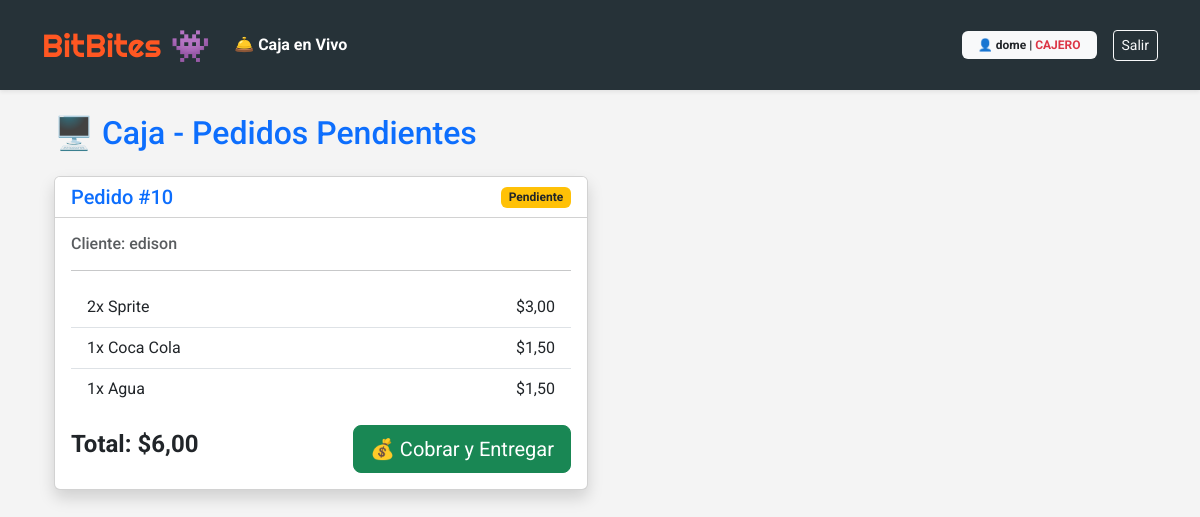
The app's page /caja/ (signed in) with its own data.
### core/models.py (models this page shows, shortened)
class Usuario(AbstractUser):
    rol = models.CharField(max_length=20, choices=ROLES, default='cliente')
    email = models.EmailField(unique=True)

class Pedido(models.Model):
    ESTADOS = (
        ('carrito', 'En Carrito'),
        ('pendiente', 'Pendiente'),
        ('entregado', 'Entregado'),
    )
    usuario = models.ForeignKey(Usuario, on_delete=models.CASCADE)
    fecha = models.DateTimeField(auto_now_add=True)
    estado = models.CharField(max_length=20, choices=ESTADOS, default='carrito')
    total = models.DecimalField(max_digits=10, decimal_places=2, default=0)
    cajero_encargado = models.ForeignKey(
        Usuario,
        on_delete=models.SET_NULL,
        null=True,
        blank=True,
        related_name='pedidos_aprobados'
    )

class DetallePedido(models.Model):
    pedido = models.ForeignKey(Pedido, on_delete=models.CASCADE)
    producto = models.ForeignKey(Producto, on_delete=models.CASCADE)
    cantidad = models.IntegerField(default=1)
    precio_unitario = models.DecimalField(max_digits=10, decimal_places=2)
    @property
    def subtotal(self):
        return self.cantidad * self.precio_unitario

class Producto(models.Model):
    nombre = models.CharField(max_length=100)
    descripcion = models.TextField()
    precio = models.DecimalField(max_digits=10, decimal_places=2)
    stock = models.IntegerField(default=0)
    categoria = models.ForeignKey(Categoria, on_delete=models.CASCADE)

### core/views.py (the view)
# urls.py: path('caja/', views.panel_cajero, name='panel_cajero'),
@login_required
def panel_cajero(request):
    if request.user.rol not in ['cajero', 'admin'] and not request.user.is_superuser:
        return redirect('home')
    pedidos = Pedido.objects.filter(estado='pendiente').order_by('-fecha')
    return render(request, 'panel_cajero.html', {'pedidos': pedidos})

### core/templates/panel_cajero.html
{% extends 'base.html' %}
{% block content %}
<div class="container">
    <h2 class="text-primary mb-4">🖥️ Caja - Pedidos Pendientes</h2>
    <div class="row">
        {% for pedido in pedidos %}
        <div class="col-md-6 mb-4">
            <div class="card shadow border-left-primary">
                <div class="card-header bg-white d-flex justify-content-between align-items-center">
                    <h5 class="m-0 font-weight-bold text-primary">Pedido #{{ pedido.id }}</h5>
                    <span class="badge bg-warning text-dark">{{ pedido.get_estado_display }}</span>
                </div>
                <div class="card-body">
                    <h6 class="text-muted">Cliente: {{ pedido.usuario.username }}</h6>
                    <hr>
                    <ul class="list-group list-group-flush mb-3">
                        {% for item in pedido.detallepedido_set.all %}
                            <li class="list-group-item d-flex justify-content-between">
                                <span>{{ item.cantidad }}x {{ item.producto.nombre }}</span>
                                <span>${{ item.subtotal }}</span>
                            </li>
                        {% endfor %}
                    </ul>
                    <div class="d-flex justify-content-between align-items-center">
                        <h4 class="fw-bold">Total: ${{ pedido.total }}</h4>
                        <a href="{% url 'despachar_pedido' pedido.id %}" class="btn btn-success btn-lg">
                            💰 Cobrar y Entregar
                        </a>
                    </div>
                </div>
            </div>
        </div>
        {% empty %}
            <div class="col-12 text-center py-5">
                <h3 class="text-muted">No hay pedidos pendientes 🎉</h3>
            </div>
        {% endfor %}
    </div>
</div>
{% endblock %}

### core/templates/base.html (shortened to what this page needs)
<!DOCTYPE html>
<html lang="es">
<head>
    <link href="https://cdn.jsdelivr.net/npm/bootstrap@5.3.0/dist/css/bootstrap.min.css" rel="stylesheet">
</head>
<body>
<nav class="navbar navbar-expand-lg navbar-dark py-3 shadow-sm">
    <div class="container">
        <a class="navbar-brand brand-font fs-2" href="{% url 'home' %}">BitBites 👾</a>
        <div class="collapse navbar-collapse" id="navbarNav">
            <ul class="navbar-nav me-auto mb-2 mb-lg-0">
                {% if user.is_authenticated %}
                    {% if user.rol == 'cajero' %}
                        <li class="nav-item">
                            <a class="nav-link text-white fw-bold" href="{% url 'panel_cajero' %}">🛎️ Caja en Vivo</a>
                        </li>
                    {% endif %}
                {% endif %}
            </ul>
            <ul class="navbar-nav gap-2 align-items-center">
                {% if user.is_authenticated %}
                    <li class="nav-item">
                        <span class="badge bg-light text-dark py-2 px-3">
                            👤 {{ user.username }} | <span class="text-danger fw-bold">{{ user.get_rol_display|upper }}</span>
                        </span>
                    </li>
                    <li class="nav-item ms-2">
                        <form action="{% url 'logout' %}" method="post" class="m-0">
                            <button class="btn btn-outline-light btn-sm">Salir</button>
                        </form>
                    </li>
                {% else %}
                    <li class="nav-item"><a href="{% url 'login' %}" class="btn btn-outline-light px-4">Ingresar</a></li>
                    <li class="nav-item"><a href="{% url 'registro' %}" class="btn btn-danger px-4 fw-bold">Crear Cuenta</a></li>
                {% endif %}
            </ul>
        </div>
    </div>
</nav>
<div class="container mt-4">
    {% block content %}{% endblock %}
</div>
</body>
</html>

### core/templates/base.html (style rules this page uses)
body { font-family: 'Roboto', sans-serif; background-color: #f4f4f4; }
.brand-font { font-family: 'Righteous', cursive; color: #ff5722 !important; }
.navbar-dark { background-color: #263238; }

### records on screen
Usuario: username "dome", rol "CAJERO"
Pedido: id "10", estado "Pendiente", usuario.username "edison", total "6,00"
DetallePedido: cantidad "2", producto.nombre "Sprite", subtotal "3,00"
DetallePedido: cantidad "1", producto.nombre "Coca Cola", subtotal "1,50"
DetallePedido: cantidad "1", producto.nombre "Agua", subtotal "1,50"
